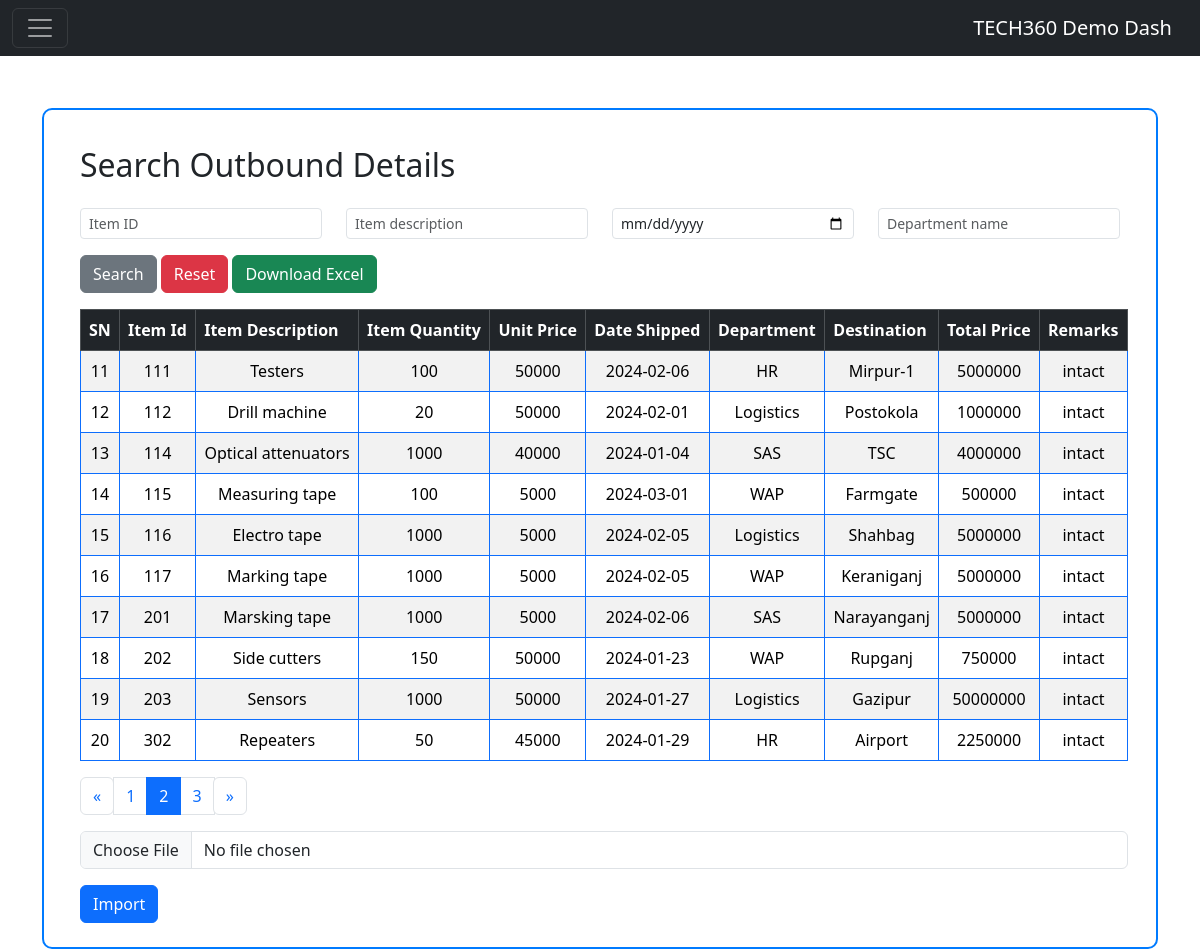
Page /outbound.php?page=2 on the committed database.
### tables this page shows
CREATE TABLE `outbound` (
  `SN` int(3) NOT NULL,
  `item_id` varchar(6) NOT NULL,
  `item_description` varchar(50) NOT NULL,
  `item_quantity` varchar(100) NOT NULL,
  `unit_price` varchar(10000) NOT NULL,
  `date_shipped` date NOT NULL,
  `department` varchar(50) NOT NULL,
  `destination` varchar(50) NOT NULL,
  `total_price` varchar(100) NOT NULL,
  `remarks` varchar(500) NOT NULL
);

### outbound.php (the view, shortened to what this page needs)
<?php
$con = mysqli_connect('localhost', 'root', '', 'experiment');
?>
<!DOCTYPE html>
<html lang="en">
<head>
    <link rel="stylesheet" href="https://cdn.jsdelivr.net/npm/bootstrap@5.3.2/dist/css/bootstrap.rtl.min.css">
</head>
<body>
    <?php include 'index.php'; ?>
    <div class="container">
        <div class="row justify-content-center">
            <div class="col-md-12">
                <div class="container-box">
                    <form class="my-3 mx-3" method="post">
                        <h2 class="mb-4">Search Outbound Details</h2>
                        <div class="row">
                            <div class="col-md-3">
                                <input type="text" class="form-control form-control-sm mb-3" name="item_id" placeholder="Item ID">
                            </div>
                            <div class="col-md-3">
                                <input type="text" class="form-control form-control-sm mb-3" name="item_description" placeholder="Item description">
                            </div>
                            <div class="col-md-3">
                                <input type="date" class="form-control form-control-sm mb-3" name="date_shipped" placeholder="Extract Date">
                            </div>
                            <div class="col-md-3">
                                <input type="text" class="form-control form-control-sm mb-3" name="department" placeholder="Department name">
                            </div>
                        </div>
                        <div class="button-group">
                            <button type="submit" name="submit" class="btn btn-secondary">Search</button>
                            <button type="submit" name="reset" class="btn btn-danger">Reset</button>
                            <button type="submit" name="download_excel" class="btn btn-success">Download Excel</button>
                        </div>
                    </form>
                    <div class="container my-1 mx-1 table-container">
                        <table class="table table-bordered border-primary table-striped">
                            <thead class="table-dark">
                                <tr>
                                    <th>SN</th>
                                    <th>Item Id</th>
                                    <th>Item Description</th>
                                    <th>Item Quantity</th>
                                    <th>Unit Price</th>
                                    <th>Date Shipped</th>
                                    <th>Department</th>
                                    <th>Destination</th>
                                    <th>Total Price</th>
                                    <th>Remarks</th>
                                </tr>
                            </thead>
                            <tbody>
                                <?php
                                $columns_per_page = 10;
                                $records_per_page = $columns_per_page;
                                $current_page = isset($_GET['page']) ? $_GET['page'] : 1;
                                $start_from = ($current_page - 1) * $records_per_page;
                                if (!isset($_POST['submit'])) {
                                    $sql = "SELECT * FROM `outbound` WHERE SN <= 50 LIMIT $start_from, $records_per_page";
                                    $result = mysqli_query($con, $sql);
                                    while ($row = mysqli_fetch_assoc($result)) {
                                        echo "<tr>";
                                        echo '<td>' . $row['SN'] . '</td>
                                                <td>' . $row['item_id'] . '</td>
                                                <td>' . $row['item_description'] . '</td>
                                                <td>' . $row['item_quantity'] . '</td>
                                                <td>' . $row['unit_price'] . '</td>
                                                <td>' . $row['date_shipped'] . '</td>
                                                <td>' . $row['department'] . '</td>
                                                <td>' . $row['destination'] . '</td>
                                                <td>' . $row['total_price'] . '</td>
                                                <td>' . $row['remarks'] . '</td>';
                                        echo "</tr>";
                                    }
                                }
                                echo "</table>";
                                echo '<div>';
                                $total_records_sql = "SELECT COUNT(*) AS total_records FROM `outbound` WHERE SN <= 50";
                                $result = mysqli_query($con, $total_records_sql);
                                $total_records = mysqli_fetch_assoc($result)['total_records'];
                                $total_pages = ceil($total_records / $records_per_page);
                                echo '<nav aria-label="Page navigation example">';
                                echo '<ul class="pagination">';
                                if ($current_page > 1) {
                                    echo '<li class="page-item"><a class="page-link" href="?page=' . ($current_page - 1) . '" aria-label="Previous"><span aria-hidden="true">&laquo;</span></a></li>';
                                }
                                for ($i = 1; $i <= $total_pages; $i++) {
                                    echo '<li class="page-item ' . ($current_page == $i ? 'active' : '') . '"><a class="page-link" href="?page=' . $i . '">' . $i . '</a></li>';
                                }
                                if ($current_page < $total_pages) {
                                    echo '<li class="page-item"><a class="page-link" href="?page=' . ($current_page + 1) . '" aria-label="Next"><span aria-hidden="true">&raquo;</span></a></li>';
                                }
                                echo '</ul>';
                                echo '</nav>';
                                ?>
                    </div>
                    <form action="" method="POST" enctype="multipart/form-data">
                    <input type="file" name="import_file" class="form-control" />
                    <button type="submit" name="save_excel_data" class="btn btn-primary mt-3">Import</button>
                </form>
                </div>
            </div>
        </div>
    </div>
    </div>
</body>
</html>

### outbound.php (style rules this page uses)
body { background-color: #f8f9fa; }
.container-box { border: 2px solid #007bff; padding: 20px; margin-top: 60px; border-radius: 10px; background-color: #fff; }
.form-control-sm { border-radius: 5px; }
.table-container { overflow-x: auto; }
table { width: 100%; border-collapse: collapse; }
th, td { padding: 5px; text-align: center; }
th { background-color: #007bff; color: #fff; }
tbody tr:nth-child(even) { background-color: #f2f2f2; }

### rows in the picture
outbound: SN "11", item "111", item_description "Testers", item_quantity "100", unit_price "50000", date_shipped "2024-02-06", department "HR", destination "Mirpur-1", total_price "5000000", remarks "intact"
outbound: SN "12", item "112", item_description "Drill machine", item_quantity "20", unit_price "50000", date_shipped "2024-02-01", department "Logistics", destination "Postokola", total_price "1000000", remarks "intact"
outbound: SN "13", item "114", item_description "Optical attenuators", item_quantity "1000", unit_price "40000", date_shipped "2024-01-04", department "SAS", destination "TSC", total_price "4000000", remarks "intact"
outbound: SN "14", item "115", item_description "Measuring tape", item_quantity "100", unit_price "5000", date_shipped "2024-03-01", department "WAP", destination "Farmgate", total_price "500000", remarks "intact"
outbound: SN "15", item "116", item_description "Electro tape", item_quantity "1000", unit_price "5000", date_shipped "2024-02-05", department "Logistics", destination "Shahbag", total_price "5000000", remarks "intact"
outbound: SN "16", item "117", item_description "Marking tape", item_quantity "1000", unit_price "5000", date_shipped "2024-02-05", department "WAP", destination "Keraniganj", total_price "5000000", remarks "intact"
outbound: SN "17", item "201", item_description "Marsking tape", item_quantity "1000", unit_price "5000", date_shipped "2024-02-06", department "SAS", destination "Narayanganj", total_price "5000000", remarks "intact"
outbound: SN "18", item "202", item_description "Side cutters", item_quantity "150", unit_price "50000", date_shipped "2024-01-23", department "WAP", destination "Rupganj", total_price "750000", remarks "intact"
outbound: SN "19", item "203", item_description "Sensors", item_quantity "1000", unit_price "50000", date_shipped "2024-01-27", department "Logistics", destination "Gazipur", total_price "50000000", remarks "intact"
outbound: SN "20", item "302", item_description "Repeaters", item_quantity "50", unit_price "45000", date_shipped "2024-01-29", department "HR", destination "Airport", total_price "2250000", remarks "intact"
